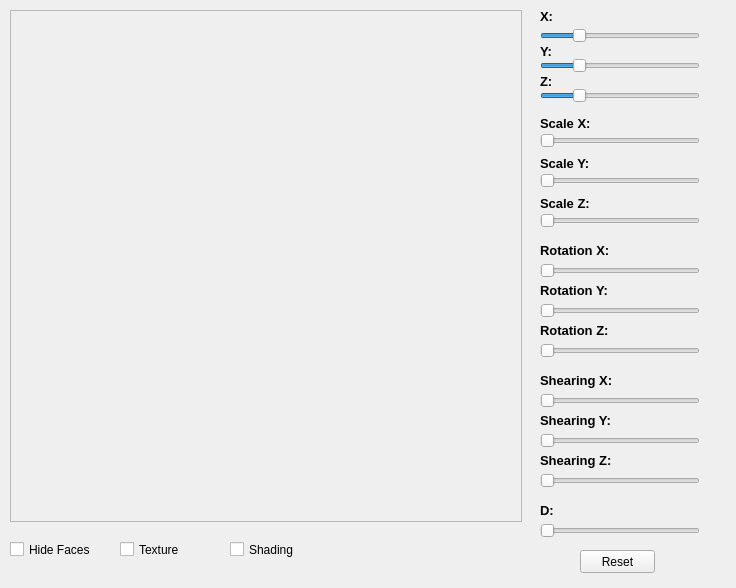
<?xml version="1.0" encoding="UTF-8"?>
<ui version="4.0">
 <class>MainWindow</class>
 <widget class="QMainWindow" name="MainWindow">
  <property name="geometry">
   <rect>
    <x>0</x>
    <y>0</y>
    <width>736</width>
    <height>588</height>
   </rect>
  </property>
  <property name="windowTitle">
   <string>12 - 3D Solid - Radosław Mariowski</string>
  </property>
  <widget class="QWidget" name="centralWidget">
   <widget class="QFrame" name="frmCanvas">
    <property name="geometry">
     <rect>
      <x>10</x>
      <y>10</y>
      <width>512</width>
      <height>512</height>
     </rect>
    </property>
    <property name="autoFillBackground">
     <bool>false</bool>
    </property>
    <property name="frameShape">
     <enum>QFrame::StyledPanel</enum>
    </property>
    <property name="frameShadow">
     <enum>QFrame::Raised</enum>
    </property>
   </widget>
   <widget class="QSlider" name="sldX">
    <property name="geometry">
     <rect>
      <x>540</x>
      <y>25</y>
      <width>160</width>
      <height>22</height>
     </rect>
    </property>
    <property name="minimum">
     <number>-200</number>
    </property>
    <property name="maximum">
     <number>700</number>
    </property>
    <property name="orientation">
     <enum>Qt::Horizontal</enum>
    </property>
   </widget>
   <widget class="QSlider" name="sldY">
    <property name="geometry">
     <rect>
      <x>540</x>
      <y>55</y>
      <width>160</width>
      <height>22</height>
     </rect>
    </property>
    <property name="minimum">
     <number>-200</number>
    </property>
    <property name="maximum">
     <number>700</number>
    </property>
    <property name="orientation">
     <enum>Qt::Horizontal</enum>
    </property>
   </widget>
   <widget class="QSlider" name="sldScaleX">
    <property name="geometry">
     <rect>
      <x>540</x>
      <y>130</y>
      <width>160</width>
      <height>22</height>
     </rect>
    </property>
    <property name="maximum">
     <number>3000</number>
    </property>
    <property name="orientation">
     <enum>Qt::Horizontal</enum>
    </property>
   </widget>
   <widget class="QSlider" name="sldScaleY">
    <property name="geometry">
     <rect>
      <x>540</x>
      <y>170</y>
      <width>160</width>
      <height>22</height>
     </rect>
    </property>
    <property name="maximum">
     <number>3000</number>
    </property>
    <property name="orientation">
     <enum>Qt::Horizontal</enum>
    </property>
   </widget>
   <widget class="QSlider" name="sldRotateX">
    <property name="geometry">
     <rect>
      <x>540</x>
      <y>260</y>
      <width>160</width>
      <height>22</height>
     </rect>
    </property>
    <property name="maximum">
     <number>720</number>
    </property>
    <property name="orientation">
     <enum>Qt::Horizontal</enum>
    </property>
   </widget>
   <widget class="QSlider" name="sldShearingX">
    <property name="geometry">
     <rect>
      <x>540</x>
      <y>390</y>
      <width>160</width>
      <height>22</height>
     </rect>
    </property>
    <property name="maximum">
     <number>5000</number>
    </property>
    <property name="orientation">
     <enum>Qt::Horizontal</enum>
    </property>
   </widget>
   <widget class="QSlider" name="sldShearingY">
    <property name="geometry">
     <rect>
      <x>540</x>
      <y>430</y>
      <width>160</width>
      <height>22</height>
     </rect>
    </property>
    <property name="maximum">
     <number>5000</number>
    </property>
    <property name="orientation">
     <enum>Qt::Horizontal</enum>
    </property>
   </widget>
   <widget class="QLabel" name="lblX">
    <property name="geometry">
     <rect>
      <x>540</x>
      <y>10</y>
      <width>47</width>
      <height>13</height>
     </rect>
    </property>
    <property name="font">
     <font>
      <pointsize>10</pointsize>
      <weight>75</weight>
      <bold>true</bold>
     </font>
    </property>
    <property name="text">
     <string>X:</string>
    </property>
   </widget>
   <widget class="QLabel" name="lblY">
    <property name="geometry">
     <rect>
      <x>540</x>
      <y>45</y>
      <width>47</width>
      <height>13</height>
     </rect>
    </property>
    <property name="font">
     <font>
      <pointsize>10</pointsize>
      <weight>75</weight>
      <bold>true</bold>
     </font>
    </property>
    <property name="text">
     <string>Y:</string>
    </property>
   </widget>
   <widget class="QLabel" name="lblScaleX">
    <property name="geometry">
     <rect>
      <x>540</x>
      <y>115</y>
      <width>171</width>
      <height>16</height>
     </rect>
    </property>
    <property name="font">
     <font>
      <pointsize>10</pointsize>
      <weight>75</weight>
      <bold>true</bold>
     </font>
    </property>
    <property name="text">
     <string>Scale X:</string>
    </property>
   </widget>
   <widget class="QLabel" name="lblScaleY">
    <property name="geometry">
     <rect>
      <x>540</x>
      <y>155</y>
      <width>171</width>
      <height>16</height>
     </rect>
    </property>
    <property name="font">
     <font>
      <pointsize>10</pointsize>
      <weight>75</weight>
      <bold>true</bold>
     </font>
    </property>
    <property name="text">
     <string>Scale Y:</string>
    </property>
   </widget>
   <widget class="QLabel" name="lblRotationX">
    <property name="geometry">
     <rect>
      <x>540</x>
      <y>240</y>
      <width>171</width>
      <height>20</height>
     </rect>
    </property>
    <property name="font">
     <font>
      <pointsize>10</pointsize>
      <weight>75</weight>
      <bold>true</bold>
     </font>
    </property>
    <property name="text">
     <string>Rotation X:</string>
    </property>
   </widget>
   <widget class="QLabel" name="lblShearingX">
    <property name="geometry">
     <rect>
      <x>540</x>
      <y>370</y>
      <width>171</width>
      <height>20</height>
     </rect>
    </property>
    <property name="font">
     <font>
      <pointsize>10</pointsize>
      <weight>75</weight>
      <bold>true</bold>
     </font>
    </property>
    <property name="text">
     <string>Shearing X:</string>
    </property>
   </widget>
   <widget class="QLabel" name="lblShearingY">
    <property name="geometry">
     <rect>
      <x>540</x>
      <y>410</y>
      <width>171</width>
      <height>20</height>
     </rect>
    </property>
    <property name="font">
     <font>
      <pointsize>10</pointsize>
      <weight>75</weight>
      <bold>true</bold>
     </font>
    </property>
    <property name="text">
     <string>Shearing Y:</string>
    </property>
   </widget>
   <widget class="QPushButton" name="btnReset">
    <property name="geometry">
     <rect>
      <x>580</x>
      <y>550</y>
      <width>75</width>
      <height>23</height>
     </rect>
    </property>
    <property name="text">
     <string>Reset</string>
    </property>
   </widget>
   <widget class="QLabel" name="lblZ">
    <property name="geometry">
     <rect>
      <x>540</x>
      <y>75</y>
      <width>47</width>
      <height>13</height>
     </rect>
    </property>
    <property name="font">
     <font>
      <pointsize>10</pointsize>
      <weight>75</weight>
      <bold>true</bold>
     </font>
    </property>
    <property name="text">
     <string>Z:</string>
    </property>
   </widget>
   <widget class="QSlider" name="sldZ">
    <property name="geometry">
     <rect>
      <x>540</x>
      <y>85</y>
      <width>160</width>
      <height>22</height>
     </rect>
    </property>
    <property name="minimum">
     <number>-200</number>
    </property>
    <property name="maximum">
     <number>700</number>
    </property>
    <property name="orientation">
     <enum>Qt::Horizontal</enum>
    </property>
   </widget>
   <widget class="QSlider" name="sldScaleZ">
    <property name="geometry">
     <rect>
      <x>540</x>
      <y>210</y>
      <width>160</width>
      <height>22</height>
     </rect>
    </property>
    <property name="maximum">
     <number>3000</number>
    </property>
    <property name="orientation">
     <enum>Qt::Horizontal</enum>
    </property>
   </widget>
   <widget class="QLabel" name="lblScaleZ">
    <property name="geometry">
     <rect>
      <x>540</x>
      <y>195</y>
      <width>171</width>
      <height>16</height>
     </rect>
    </property>
    <property name="font">
     <font>
      <pointsize>10</pointsize>
      <weight>75</weight>
      <bold>true</bold>
     </font>
    </property>
    <property name="text">
     <string>Scale Z:</string>
    </property>
   </widget>
   <widget class="QSlider" name="sldRotateY">
    <property name="geometry">
     <rect>
      <x>540</x>
      <y>300</y>
      <width>160</width>
      <height>22</height>
     </rect>
    </property>
    <property name="maximum">
     <number>720</number>
    </property>
    <property name="orientation">
     <enum>Qt::Horizontal</enum>
    </property>
   </widget>
   <widget class="QLabel" name="lblRotationY">
    <property name="geometry">
     <rect>
      <x>540</x>
      <y>280</y>
      <width>171</width>
      <height>20</height>
     </rect>
    </property>
    <property name="font">
     <font>
      <pointsize>10</pointsize>
      <weight>75</weight>
      <bold>true</bold>
     </font>
    </property>
    <property name="text">
     <string>Rotation Y:</string>
    </property>
   </widget>
   <widget class="QSlider" name="sldRotateZ">
    <property name="geometry">
     <rect>
      <x>540</x>
      <y>340</y>
      <width>160</width>
      <height>22</height>
     </rect>
    </property>
    <property name="maximum">
     <number>720</number>
    </property>
    <property name="orientation">
     <enum>Qt::Horizontal</enum>
    </property>
   </widget>
   <widget class="QLabel" name="lblRotationZ">
    <property name="geometry">
     <rect>
      <x>540</x>
      <y>320</y>
      <width>171</width>
      <height>20</height>
     </rect>
    </property>
    <property name="font">
     <font>
      <pointsize>10</pointsize>
      <weight>75</weight>
      <bold>true</bold>
     </font>
    </property>
    <property name="text">
     <string>Rotation Z:</string>
    </property>
   </widget>
   <widget class="QLabel" name="lblShearingZ">
    <property name="geometry">
     <rect>
      <x>540</x>
      <y>450</y>
      <width>171</width>
      <height>20</height>
     </rect>
    </property>
    <property name="font">
     <font>
      <pointsize>10</pointsize>
      <weight>75</weight>
      <bold>true</bold>
     </font>
    </property>
    <property name="text">
     <string>Shearing Z:</string>
    </property>
   </widget>
   <widget class="QSlider" name="sldShearingZ">
    <property name="geometry">
     <rect>
      <x>540</x>
      <y>470</y>
      <width>160</width>
      <height>22</height>
     </rect>
    </property>
    <property name="maximum">
     <number>5000</number>
    </property>
    <property name="orientation">
     <enum>Qt::Horizontal</enum>
    </property>
   </widget>
   <widget class="QSlider" name="sldD">
    <property name="geometry">
     <rect>
      <x>540</x>
      <y>520</y>
      <width>160</width>
      <height>22</height>
     </rect>
    </property>
    <property name="minimum">
     <number>1</number>
    </property>
    <property name="maximum">
     <number>1000</number>
    </property>
    <property name="orientation">
     <enum>Qt::Horizontal</enum>
    </property>
   </widget>
   <widget class="QLabel" name="lblD">
    <property name="geometry">
     <rect>
      <x>540</x>
      <y>500</y>
      <width>171</width>
      <height>20</height>
     </rect>
    </property>
    <property name="font">
     <font>
      <pointsize>10</pointsize>
      <weight>75</weight>
      <bold>true</bold>
     </font>
    </property>
    <property name="text">
     <string>D:</string>
    </property>
   </widget>
   <widget class="QCheckBox" name="cbHideFaces">
    <property name="geometry">
     <rect>
      <x>10</x>
      <y>540</y>
      <width>91</width>
      <height>19</height>
     </rect>
    </property>
    <property name="text">
     <string>Hide Faces</string>
    </property>
   </widget>
   <widget class="QCheckBox" name="cbShowTexture">
    <property name="geometry">
     <rect>
      <x>120</x>
      <y>540</y>
      <width>101</width>
      <height>19</height>
     </rect>
    </property>
    <property name="text">
     <string>Texture</string>
    </property>
   </widget>
   <widget class="QCheckBox" name="cbLight">
    <property name="geometry">
     <rect>
      <x>230</x>
      <y>540</y>
      <width>121</width>
      <height>19</height>
     </rect>
    </property>
    <property name="text">
     <string>Shading</string>
    </property>
   </widget>
  </widget>
 </widget>
 <layoutdefault spacing="6" margin="11"/>
 <resources/>
 <connections/>
</ui>
